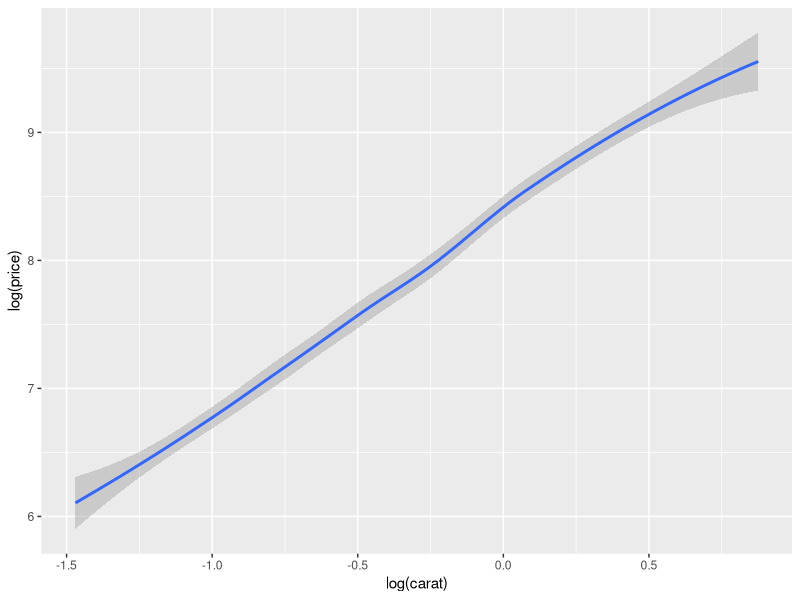
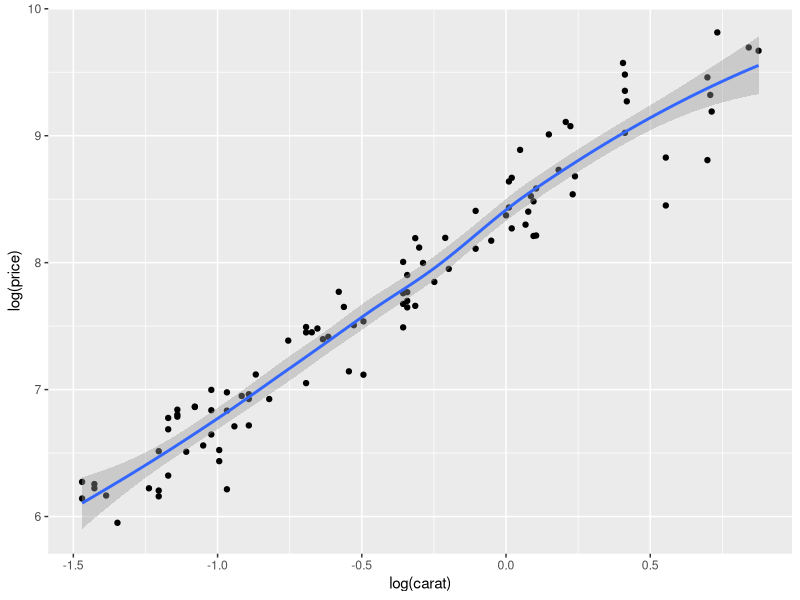
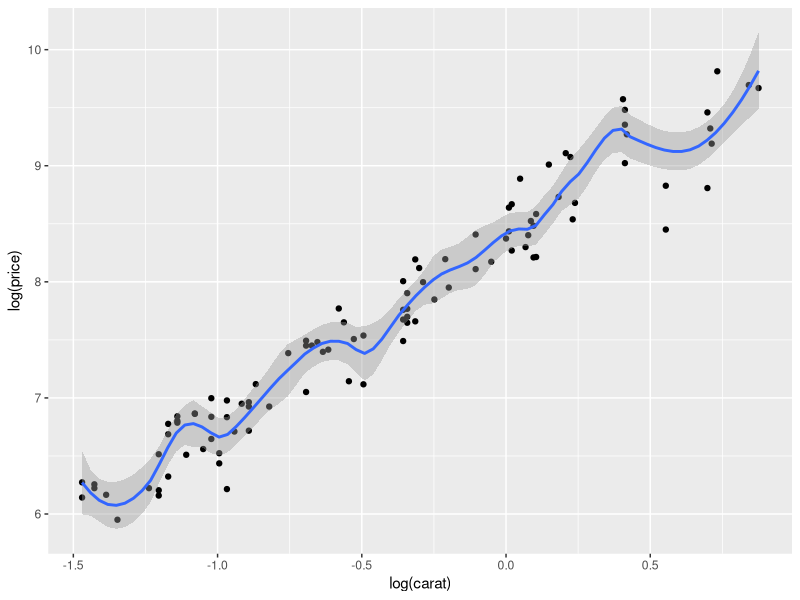
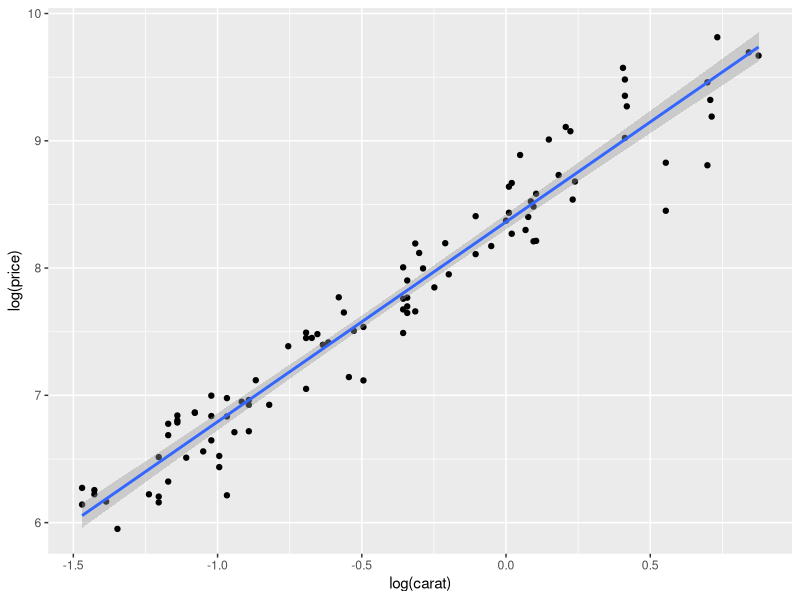
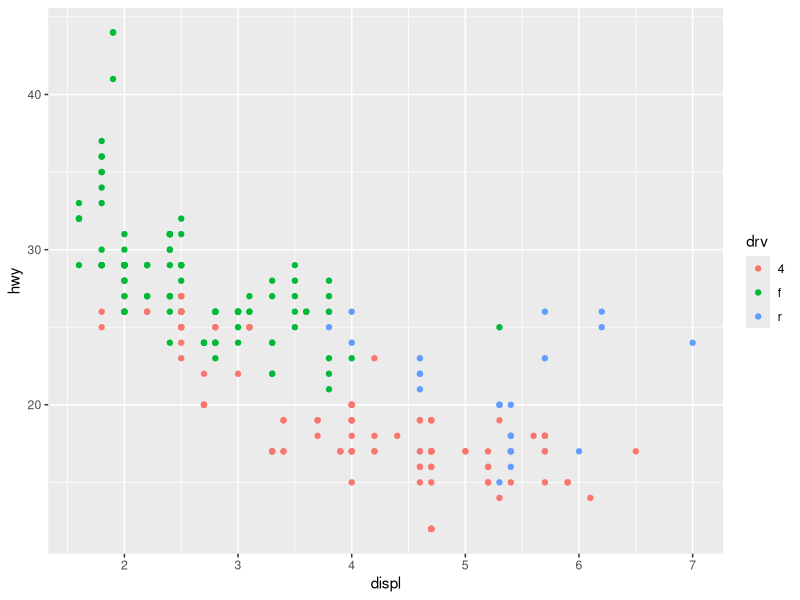
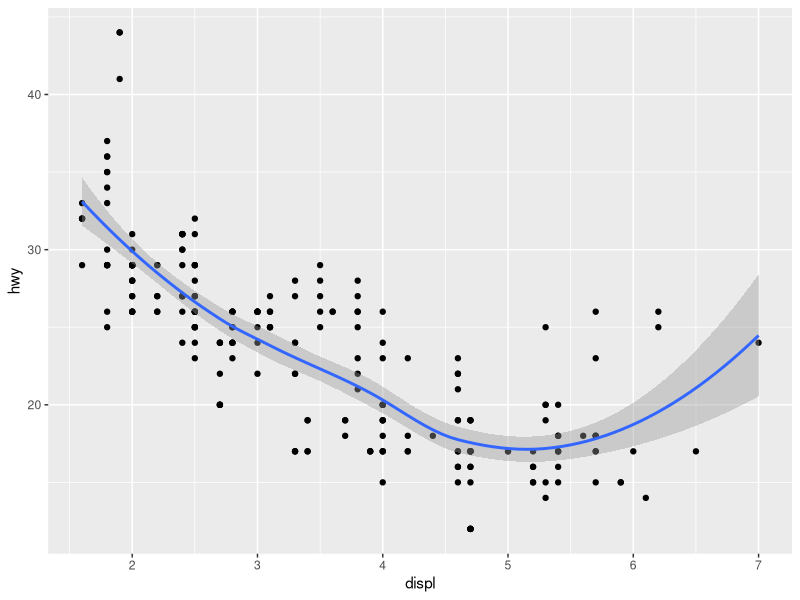
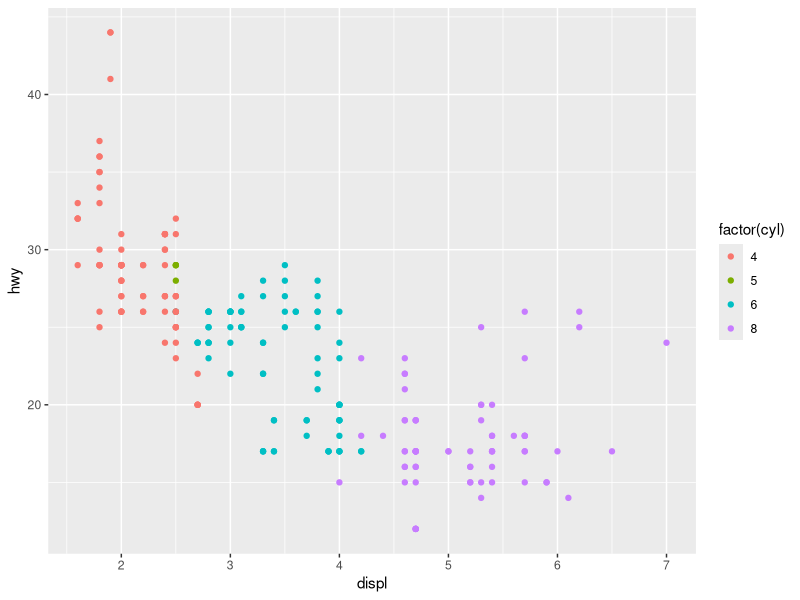
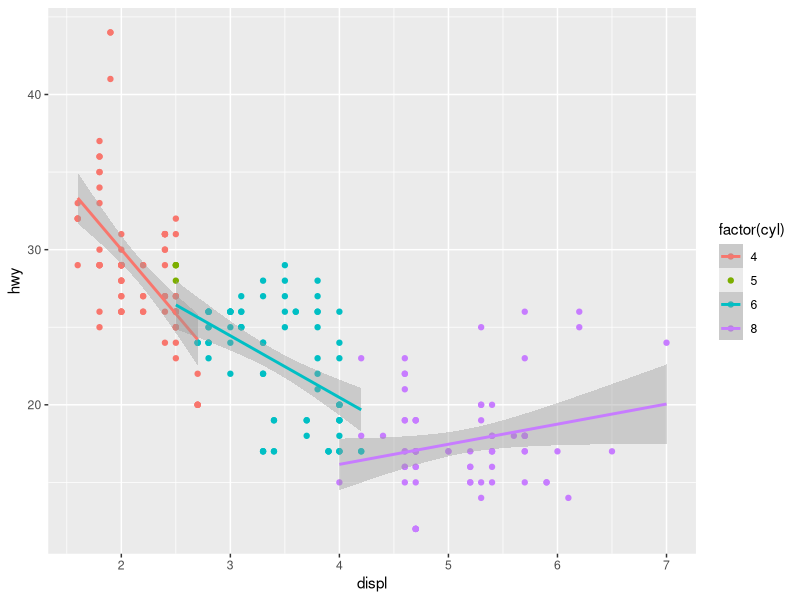

Recreate these plots in R, in order.
## ---- chunk 1

## ---- chunk 2

library(ggplot2)

# Side-note that if you run this as a file and not in the IDE the plots will
# actually be put into a PDF for you in the active working directory (here).

# We can use a randomly selected sample of the dataset for the graph.
# However, because the results should be reproducible, we should set an RNG seed.
set.seed(1000)

# Select the numbered rows of the numbers produced by sample.
# Sample picks 100 random numbers.
dsmall <- diamonds[sample(nrow(diamonds), 100),]
# The random comma at the end tells R that you're slecting ROWS, not columns.
# If you don't put this comma it assumes you're looking to select the columns.

qplot(log(carat), log(price), data = dsmall, geom = "smooth")
# Can supply multiple geoms in a vector
qplot(log(carat), log(price), data = dsmall, geom = c("point", "smooth"))
# Different smooth line?

# Span varies the smoothness of geom_smooth from 0 to 1 where 1 is the smoothest.
# It states that span is an unknown parameter, yet this does actually
# modify the produced graph. 0.2 is the minimum before R throws warnings.
# 0.1 works with warnings, but anything lower produces no smooth line.
# Though, using 0.1 means you might as well not even put a smooth line.
qplot(log(carat), log(price), data = dsmall, geom = c("point", "smooth"), span = 0.2)

# You can also fit a linear model to the graph via lm.
qplot(log(carat), log(price), data = dsmall, geom = c("point", "smooth"), method = "lm")

# Scatterplotting a different dataset, ggplot's builtin mpg (car fuel economy data)
qplot(displ, hwy, data = mpg, color = drv)
# If you provided a color argument to this, it would draw one smooth for every color.
qplot(displ, hwy, data = mpg, geom = c("point", "smooth"))
# Answers the question "How are engine size and fuel economy related?"
# Turning cylinder into a factor (categorical data).
# Basically counts the appearances of each value.
qplot(displ, hwy, data = mpg, color = factor(cyl))
# We can use all arguments previously shown at once.
# Note that there aren't enough 5 cylinders to fit a line, so there isn't one.
qplot(displ, hwy, data = mpg, color = factor(cyl), geom = c("point", "smooth"), method = "lm")

### --- Faceting --- ###


# . acts as a placeholder, indicating that there's no variable.
# Results in three seperate histograms, one of each drive class (four-wheel, front, rear-wheel).
qplot(hwy, data = mpg, facets = drv ~ ., binwidth = 2) # Could add colors. Doesn't help much though.

# Flips sideways. displ is displacement. Air movement per engine rev possibly
qplot(displ, hwy, data = mpg, facets = . ~ drv, geom = c("point", "smooth"))

# Reusing the diamond set.
qplot(carat, data = diamonds, facets = color ~ ., geom = "histogram")

# ..density.. tells ggplot to map the density as the Y-axis, instead of just counting.
qplot(carat, ..density.., data = diamonds, facets = color ~ ., geom = "histogram")

# Plots thirty five histograms by also grouping by cut.
qplot(carat, data = diamonds, facets = color ~ cut, geom = "histogram")
